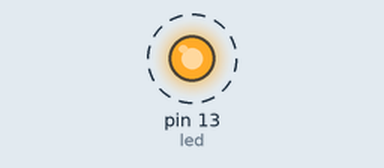
The sketch below on a simulated Arduino Uno, built with avr-gcc and run on an emulated ATmega328P. Shown: output pins drawn as LEDs (lit = HIGH). Dashed ring = blinking.

Above: at 0.02 s.
Timing chart, 0 to 3.0 s (numbered marks = the images above):
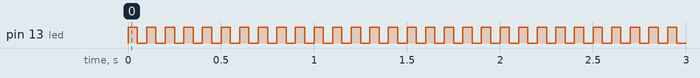

The sketch:

Blink.ino
```cpp
int led = 13;

// Minimal sketch for testing remote firmware flashing

// Update yuur Ardiuno IDE preferences and select show verbose output during compilation and upload

// NOTE select board type for the application arduino, not the programmer!
// Click verify and get the path to the hex
// e.g. /var/folders/g1/vflh_srj3gb8zvpx_r5b9phw0000gn/T/build4977709782306425433.tmp/Blink.cpp.hex

void setup() {
  pinMode(led, OUTPUT);
}

int wait = 50;
// int wait = 5000;

void loop() {
  digitalWrite(led, HIGH);
  delay(wait);
  digitalWrite(led, LOW);
  delay(wait);
}
```

Measured:
- by itself, pin 13 (led): alternates HIGH for 0.05 s and LOW for 0.05 s
